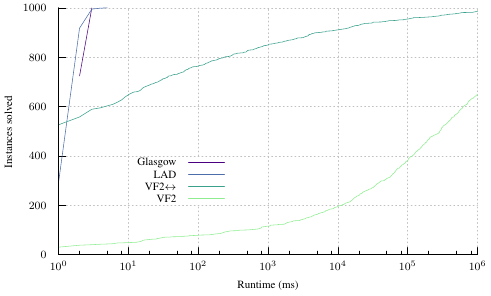

The script that saved this image:
# vim: set et ft=gnuplot sw=4 :

set terminal tikz standalone color size 5in,3in font '\footnotesize' preamble '\usepackage{microtype,times}'
set output "skewed.tex"

load "../chroma.pal"

set xrange [1:1e6]
set xlabel "Runtime (ms)"
set ylabel "Instances solved"
set yrange [0:1000]
set logscale x
set format x '$10^{%T}$'
set key Right at screen 0.465, screen 0.458
set border 3
set grid ls 101
set xtics nomirror
set ytics nomirror

plot \
    "../data/skewed-glasgow-10-0.2-10-0.1-30---50-0.2-50-0.3-30-xf-all" u 3:(strcol(1) eq "extra" ? 0 : 1) smooth cumulative w l ls 1 lw 2 ti "Glasgow", \
    "<cut -d';' -f4 ../data/skewed-lad-10-0.2-10-0.1-30---50-0.2-50-0.3-30-xl-all | cut -d' ' -f2" u ($1*1000):(1) smooth cumulative w l ls 3 lw 2 ti "LAD", \
    "../data/skewed-vf-10-0.2-10-0.1-30---50-0.2-50-0.3-30-xf-all" u (strcol(1) eq "aborted" ? 1e6 : $3):(strcol(1) eq "aborted" ? 0 : 1) smooth cumulative w l ls 4 lw 2 ti 'VF2{$\leftrightarrow$}', \
    "../data/skewed-vf-10-0.2-10-0.1-30---50-0.2-50-0.3-30-xl-all" u (strcol(1) eq "aborted" ? 1e6 : $3):(strcol(1) eq "aborted" ? 0 : 1) smooth cumulative w l ls 6 lw 2 ti "VF2"

